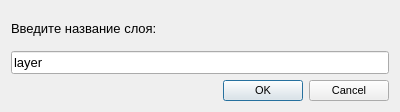
<?xml version="1.0" encoding="UTF-8"?>
<ui version="4.0">
 <class>add_layer</class>
 <widget class="QWidget" name="add_layer">
  <property name="geometry">
   <rect>
    <x>0</x>
    <y>0</y>
    <width>400</width>
    <height>112</height>
   </rect>
  </property>
  <property name="windowTitle">
   <string>Добавить новый слой</string>
  </property>
  <layout class="QGridLayout" name="gridLayout">
   <item row="0" column="0">
    <layout class="QVBoxLayout" name="verticalLayout">
     <item>
      <widget class="QLabel" name="label">
       <property name="font">
        <font>
         <pointsize>10</pointsize>
        </font>
       </property>
       <property name="text">
        <string>Введите название слоя:</string>
       </property>
      </widget>
     </item>
     <item>
      <widget class="QLineEdit" name="lineEdit">
       <property name="font">
        <font>
         <pointsize>10</pointsize>
        </font>
       </property>
       <property name="inputMask">
        <string/>
       </property>
       <property name="text">
        <string>layer</string>
       </property>
      </widget>
     </item>
    </layout>
   </item>
   <item row="1" column="0">
    <layout class="QHBoxLayout" name="horizontalLayout_2" stretch="2">
     <item>
      <widget class="QDialogButtonBox" name="buttonBox">
       <property name="font">
        <font>
         <pointsize>8</pointsize>
        </font>
       </property>
       <property name="standardButtons">
        <set>QDialogButtonBox::Cancel|QDialogButtonBox::Ok</set>
       </property>
      </widget>
     </item>
    </layout>
   </item>
  </layout>
 </widget>
 <resources/>
 <connections/>
</ui>
